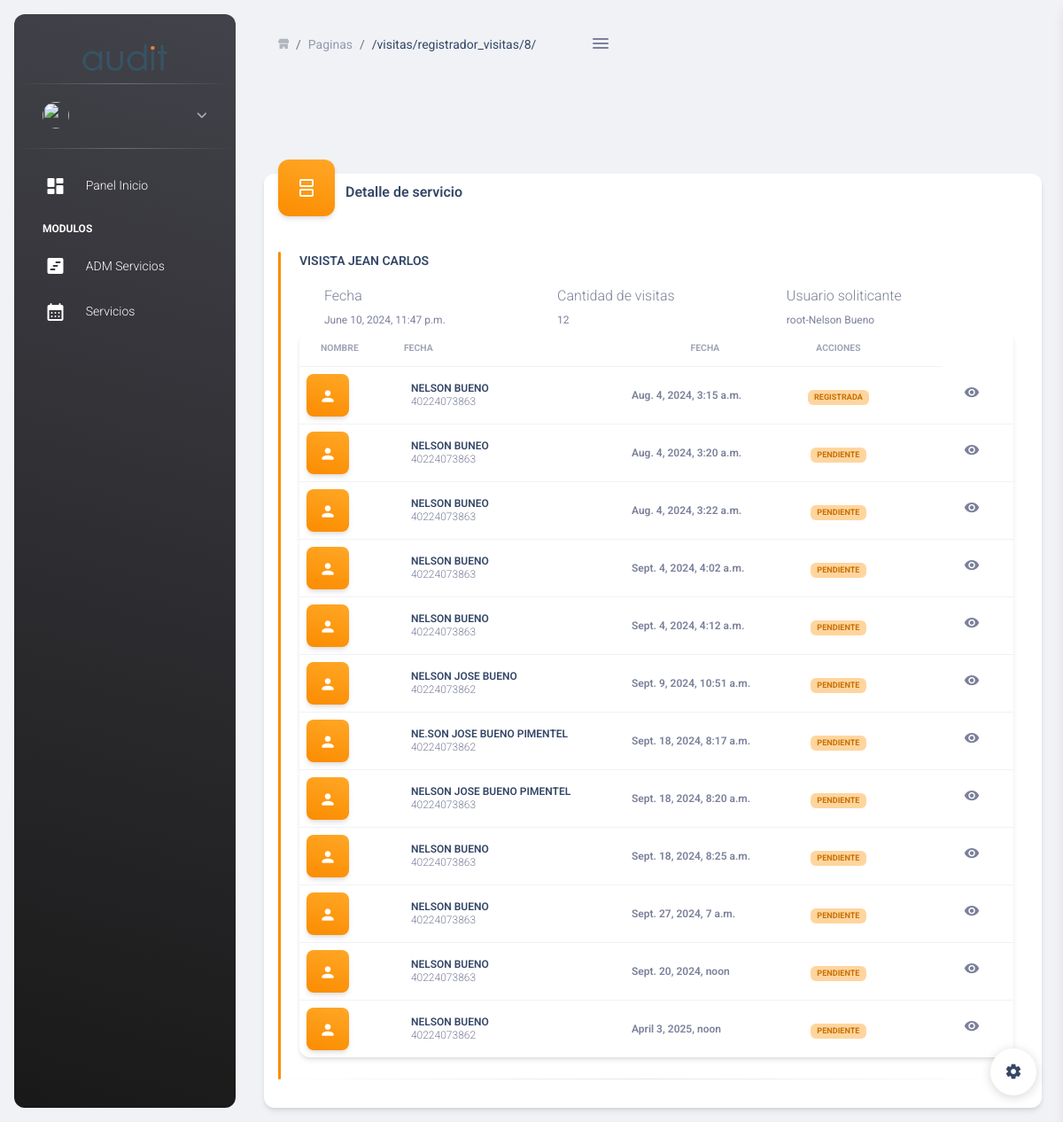
Screenshot of /visitas/registrador_visitas/8/ with the database file from the repository.
### visitas/models.py (models this page shows, shortened)
class Servicio(models.Model):
    nombre = models.CharField(max_length=100)
    fecha_solicitud = models.DateTimeField(auto_now_add=True)
    visitas = models.ManyToManyField(Cita, null=True, blank=True)
    solcitante = models.ForeignKey(Usuario, on_delete=models.CASCADE, related_name='solicitante')
    estatus = models.CharField(max_length=100,null=True, blank=True)
    visitador = models.ForeignKey(Usuario, related_name='visitador_servicio',on_delete=models.CASCADE,blank=True,
        null=True)

class Cita(models.Model):
    OPCIONES_TIPO_VISITA = (
        ('Pre-empleo', 'Pre-empleo'),
        ('Mantenimiento', 'Mantenimiento'),
        ('Aleatoria', 'Aleatoria'),
    )
    usuario_solicitud = models.ForeignKey(Usuario,related_name='usuario_solicitud', on_delete=models.CASCADE)
    visitador = models.ForeignKey(Usuario, related_name='visitador',on_delete=models.CASCADE,blank=True,
        null=True)
    fecha_registro = models.DateTimeField(auto_now_add=True)
    fecha_agendada = models.DateTimeField()
    motivo = models.TextField()
    Observaciones = models.TextField()
    estatus = models.CharField(max_length=200)
    fecha_visita = models.DateTimeField(blank=True)
    tipo_visita = models.CharField(max_length=20, choices=OPCIONES_TIPO_VISITA)
    nombres = models.CharField(max_length=100,null=True, blank=True)
    apellidos = models.CharField(max_length=100,null=True, blank=True)
    cedula = models.CharField(max_length=20,null=True, blank=True)
    telefonos = models.CharField(max_length=20,null=True, blank=True)
    sexo = models.CharField(max_length=10,null=True, blank=True)
    fecha_nacimiento = models.DateField()
    ciudad_nacimiento = models.CharField(max_length=100,null=True, blank=True)
    nacionalidad = models.CharField(max_length=100,null=True, blank=True)
    departamento = models.CharField(max_length=100,null=True, blank=True)
    puesto = models.CharField(max_length=100,null=True, blank=True)
    direccion_residencia = models.TextField()
    punto_referencia = models.TextField()
    estado_civil = models.CharField(max_length=20)

### core/models.py (models this page shows)
class Usuario(AbstractUser):
    def foto_usuario(self, filename):
        return f'Usuarios/{self.id}'
    foto = models.ImageField(upload_to=foto_usuario, blank=True)
    def __str__(self):
        return f"{self.username}-{self.first_name}  {self.last_name}"

### visitas/views.py (the view)
# urls.py: path('registrador_visitas/<slug:id>/', registrador_visitas, name='registrador_visitas'),
def registrador_visitas(request,id):
	servicio = Servicio.objects.get(id=id)
	return render(request, 'servicio_detail.html',{'servicio':servicio})

### templates/visitas/servicio_detail.html (shortened to what this page needs)
{% extends "core2.html" %}
{% load static %}
{% block content %}
<br>
<br>
    <div class="container-fluid my-3 py-3">
            <div class="row">
         <div class="col-12 mt-3">
            <div class="card mt-4">
               <div class="card-header p-3 pt-2">
                  <div class="icon icon-lg icon-shape bg-gradient-warning shadow text-center border-radius-xl mt-n4 float-start">
                     <i class="material-icons opacity-10">splitscreen</i>
                  </div>
                  <div class="row">
                     <div class="col-md-6">
                        <h6 class="mb-0">Detalle de servicio</h6>
                     </div>
                  </div>
               </div>
               <div class="card-body p-3 pt-4">
                  <ul class="list-group list-group-flush" data-toggle="checklist" id="tableservicio">
                   {% if servicio %}
                     <li class="list-group-item border-0 flex-column align-items-start ps-0 py-0 mb-3">
                  <div class="checklist-item checklist-item-warning ps-2 ms-3">
                     <div class="d-flex align-items-center">
                        <h6 class="mb-0 text-dark text-sm">{{servicio.nombre|upper}}</h6>
                     </div>
                     <div class="d-flex align-items-center ms-4 mt-3 ps-1">
                        <div>
                           <p class="mb-0 text-secondary">Fecha</p>
                           <span class="text-xs">{{servicio.fecha_solicitud}}</span>
                        </div>
                        <div class="ms-auto">
                           <p class="mb-0 text-secondary">Cantidad de visitas</p>
                           <span class="text-xs">{{servicio.visitas.count}}</span>
                        </div>
                        <div class="mx-auto">
                           <p class="mb-0 text-secondary">Usuario soliticante</p>
                           <span class="text-xs">{{servicio.solcitante}}</span>
                        </div>
                     </div>
                      <div class="card">
                      <div class="table-responsive">
                        <table class="table align-items-center mb-0">
                          <thead>
                            <tr>
                              <th class="text-uppercase text-secondary text-xxs font-weight-bolder opacity-7">Nombre</th>
                              <th class="text-uppercase text-secondary text-xxs font-weight-bolder opacity-7 ps-2">Fecha</th>
                              <th class="text-center text-uppercase text-secondary text-xxs font-weight-bolder opacity-7">fecha</th>
                              <th class="text-center text-uppercase text-secondary text-xxs font-weight-bolder opacity-7">acciones</th>
                              <th class="text-secondary opacity-7"></th>
                            </tr>
                          </thead>
                          <tbody id="">
                           {% for o in servicio.visitas.all %}
                           <tr>
                            <td>
                             <div class="icon icon-shape bg-gradient-warning shadow text-center">
                                    <i class="material-icons opacity-10 pt-1">person</i>
                                  </div>
                            </td>
                              <td>
                                <div class="d-flex px-2 py-1">
                                  <div class="d-flex flex-column justify-content-center">
                                    <h6 class="mb-0 text-xs">{{o.nombres|upper}} {{o.apellidos|upper}} </h6>
                                    <p class="text-xs text-secondary mb-0">{{o.cedula|upper}}</p>
                                  </div>
                                </div>
                              </td>
                              <td>
                                <p class="text-xs font-weight-bold mb-0">{{o.fecha_agendada}}</p>
                              </td>
                              <td class="align-middle text-center text-sm">
                                <span class="badge badge-sm badge-warning">{{o.estatus|upper}}</span>
                              </td>
                              <td class="align-middle text-center">
                              </td>
                              <td class="text-sm">
                             <a href="{% url 'detalle_cita_id' o.id %}" class="mx-3" data-bs-toggle="tooltip" data-bs-original-title="Edit product">
                               <i class="material-icons text-secondary position-relative text-lg">visibility</i>
                             </a>
                           </td>
                            </tr>
                            {% endfor %}
                          </tbody>
                        </table>
                      </div>
                    </div>
                  </div>
                  <hr class="horizontal dark mt-4 mb-0">
               </li>
               {% endif %}
                  </ul>
               </div>
            </div>
         </div>
      </div>
    </div>
{% endblock %}

### static/assets/css/nucleo-svg.css (style rules this page uses)
.icon { display: inline-block; color: #111111; height: 1em; width: 1em; }
.icon-lg { height: 1.6em; width: 1.6em; }
.icon { fill: currentColor; stroke: none; }

### static/assets/datatable/datatables.css (style rules this page uses)
:root { --dt-row-selected: 13, 110, 253; --dt-row-selected-text: 255, 255, 255; --dt-row-selected-link: 9, 10, 11; --dt-row-stripe: 0, 0, 0; --dt-row-hover: 0, 0, 0; --dt-column-ordering: 0, 0, 0; --dt-html-background: white; }

### rows the page displays
Servicio: nombre "VISISTA JEAN CARLOS", fecha_solicitud "June 10, 2024, 11:47 p.m.", visitas.count "12", solcitante "root-Nelson Bueno"
Cita: nombres "NELSON", apellidos "BUENO", cedula "40224073863", fecha_agendada "Aug. 4, 2024, 3:15 a.m.", estatus "REGISTRADA"
Cita: nombres "NELSON", apellidos "BUNEO", cedula "40224073863", fecha_agendada "Aug. 4, 2024, 3:20 a.m.", estatus "PENDIENTE"
Cita: nombres "NELSON", apellidos "BUNEO", cedula "40224073863", fecha_agendada "Aug. 4, 2024, 3:22 a.m.", estatus "PENDIENTE"
Cita: nombres "NELSON", apellidos "BUENO", cedula "40224073863", fecha_agendada "Sept. 4, 2024, 4:02 a.m.", estatus "PENDIENTE"
Cita: nombres "NELSON", apellidos "BUENO", cedula "40224073863", fecha_agendada "Sept. 4, 2024, 4:12 a.m.", estatus "PENDIENTE"
Cita: nombres "NELSON JOSE", apellidos "BUENO", cedula "40224073862", fecha_agendada "Sept. 9, 2024, 10:51 a.m.", estatus "PENDIENTE"
Cita: nombres "NE.SON JOSE", apellidos "BUENO PIMENTEL", cedula "40224073862", fecha_agendada "Sept. 18, 2024, 8:17 a.m.", estatus "PENDIENTE"
Cita: nombres "NELSON JOSE", apellidos "BUENO PIMENTEL", cedula "40224073863", fecha_agendada "Sept. 18, 2024, 8:20 a.m.", estatus "PENDIENTE"
Cita: nombres "NELSON", apellidos "BUENO", cedula "40224073863", fecha_agendada "Sept. 18, 2024, 8:25 a.m.", estatus "PENDIENTE"
Cita: nombres "NELSON", apellidos "BUENO", cedula "40224073863", fecha_agendada "Sept. 27, 2024, 7 a.m.", estatus "PENDIENTE"
Cita: nombres "NELSON", apellidos "BUENO", cedula "40224073863", fecha_agendada "Sept. 20, 2024, noon", estatus "PENDIENTE"
Cita: nombres "NELSON", apellidos "BUENO", cedula "40224073862", fecha_agendada "April 3, 2025, noon", estatus "PENDIENTE"

### other values shown
{{ request.path }} "/visitas/registrador_visitas/8/"
